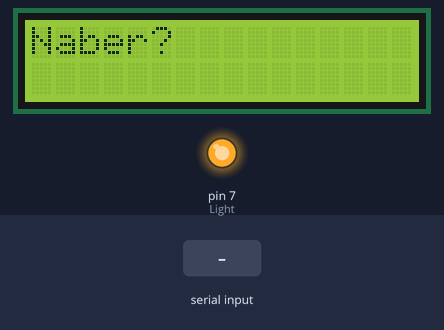
The sketch below on a simulated Arduino Uno, built with avr-gcc and run on an emulated ATmega328P. Shown: 16×2 character LCD, output pins drawn as LEDs (lit = HIGH). The test bench sets the inputs (shaded band).

Above: at 1.2 s.
1.3 s: "1" received over Serial
At 1.7 s:
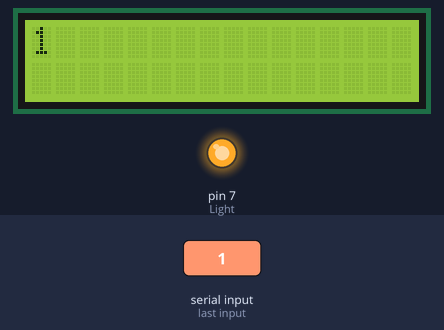
2.9 s: "0" received over Serial
At 4.2 s:
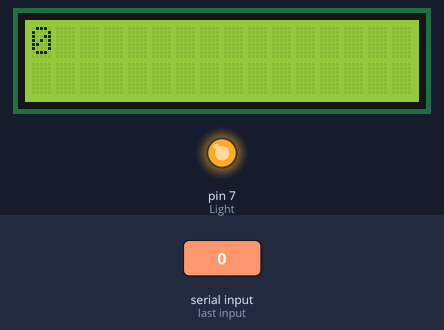
4.5 s: "2" received over Serial
At 5.4 s:
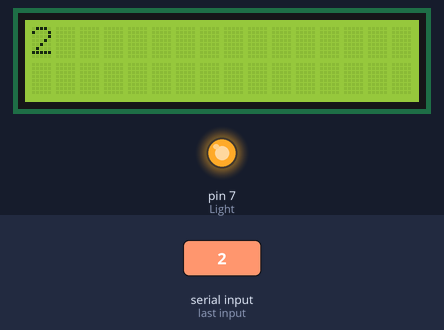
Timing chart, 0 to 7.5 s (numbered marks = the images above; inputs shaded):
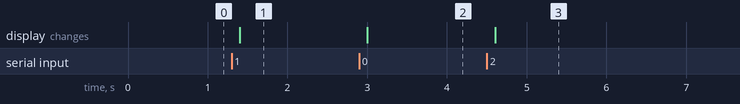

The sketch:

SerialDisplay_Semih.ino
```cpp
#include <LiquidCrystal.h>
#define Light 7

// initialize the library with the numbers of the interface pins
LiquidCrystal lcd(12, 11, 5, 4, 3, 2);

void setup(){
    // set up the LCD's number of columns and rows:
  lcd.begin(16, 2);
  pinMode(Light,OUTPUT);
  digitalWrite(Light,HIGH);
  // initialize the serial communications:
  Serial.begin(9600);
  lcd.print("Naber?");

}

void loop()
{
  // when characters arrive over the serial port...
  if (Serial.available()) {
    // wait a bit for the entire message to arrive
    delay(100);
    // clear the screen
    lcd.clear();
    // read all the available characters
    while (Serial.available() > 0) {
      // display each character to the LCD
      lcd.write(Serial.read());
    }
  }
}
```

Measured:
- after the input at 1.3 s, the display: changes after 0.10 s (image 1)
- after the input at 2.9 s, the display: changes after 0.10 s (image 2)
- after the input at 4.5 s, the display: changes after 0.10 s (image 3)
